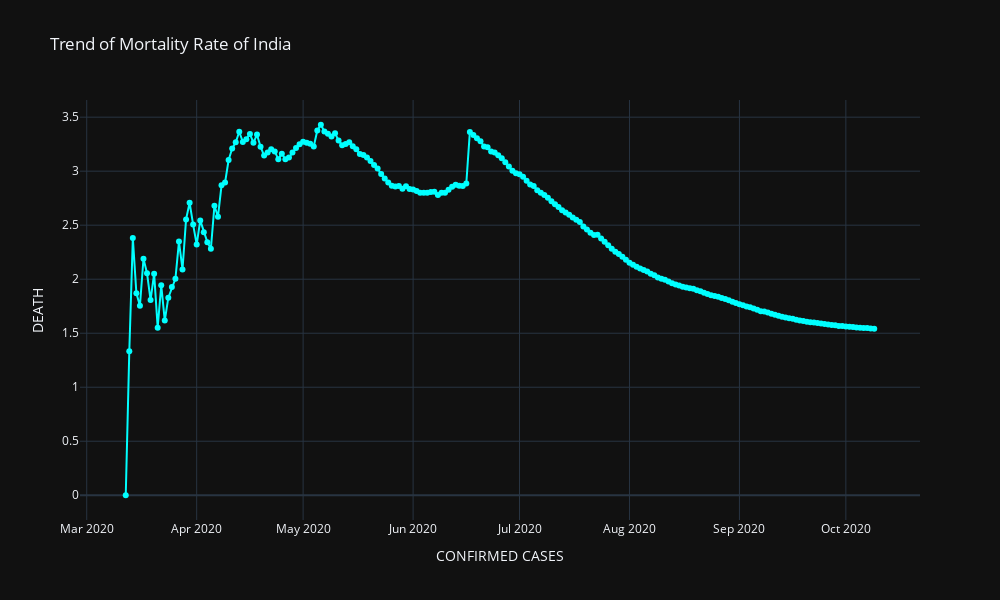

Notebook cell for this chart:
### Code cell
temp['Mortality Rate'] = temp['Death']/temp['Confirmed Cases']*100
fig = go.Figure()
fig.add_trace(go.Scatter(x=temp['Date'], y=temp['Mortality Rate'],mode='lines+markers',marker_color='cyan'))
fig.update_layout(title_text = 'Trend of Mortality Rate of India')
fig.update_layout(template='plotly_dark',width=1000, height=600,xaxis_title='CONFIRMED CASES',yaxis_title='DEATH')
fig.show()

### Figure 1 — Plotly figure (JSON) as saved in the notebook; plotly's stock layout.template omitted (floating-point values rounded to 4 significant figures; data arrays with more than 128 entries replaced by an {"elided": "..."} marker saying what was removed)
{"data": [{"marker": {"color": "cyan"}, "mode": "lines+markers", "type": "scatter", "x": {"elided": "212 str values"}, "y": {"elided": "212 float values"}}], "layout": {"height": 600, "title": {"text": "Trend of Mortality Rate of India"}, "width": 1000, "xaxis": {"title": {"text": "CONFIRMED CASES"}}, "yaxis": {"title": {"text": "DEATH"}}}}
